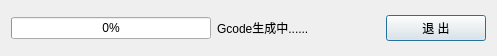
<?xml version="1.0" encoding="UTF-8"?>
<ui version="4.0">
 <class>ProgressDialog</class>
 <widget class="QDialog" name="ProgressDialog">
  <property name="geometry">
   <rect>
    <x>0</x>
    <y>0</y>
    <width>497</width>
    <height>56</height>
   </rect>
  </property>
  <property name="windowTitle">
   <string>请稍后，Gcode 生成中......</string>
  </property>
  <layout class="QHBoxLayout" name="horizontalLayout">
   <item>
    <widget class="QProgressBar" name="progressBar">
     <property name="maximumSize">
      <size>
       <width>200</width>
       <height>16777215</height>
      </size>
     </property>
     <property name="baseSize">
      <size>
       <width>0</width>
       <height>0</height>
      </size>
     </property>
     <property name="value">
      <number>0</number>
     </property>
    </widget>
   </item>
   <item>
    <widget class="QLabel" name="label">
     <property name="maximumSize">
      <size>
       <width>16777215</width>
       <height>18</height>
      </size>
     </property>
     <property name="text">
      <string>Gcode生成中......</string>
     </property>
    </widget>
   </item>
   <item>
    <widget class="QPushButton" name="pushButton">
     <property name="maximumSize">
      <size>
       <width>100</width>
       <height>16777215</height>
      </size>
     </property>
     <property name="text">
      <string>退 出</string>
     </property>
    </widget>
   </item>
  </layout>
 </widget>
 <resources/>
 <connections/>
</ui>
